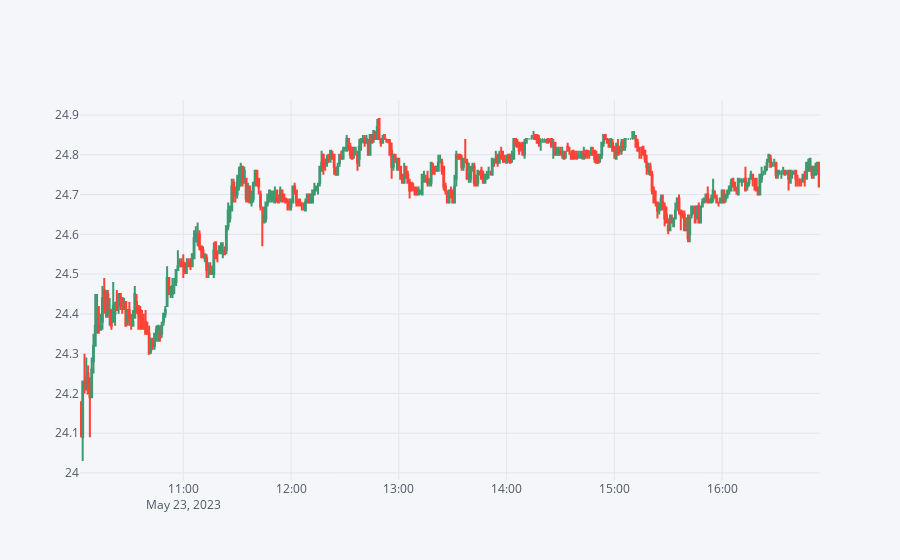

Write notebook code for a chart like this one.
### Code cell
df.iplot(kind='candle')

### Figure 1 — Plotly figure (JSON) as saved in the notebook; plotly's stock layout.template omitted (floating-point values rounded to 4 significant figures; data arrays with more than 128 entries replaced by an {"elided": "..."} marker saying what was removed)
{"data": [{"close": {"elided": "412 float values"}, "high": {"elided": "412 float values"}, "low": {"elided": "412 float values"}, "open": {"elided": "412 float values"}, "showlegend": false, "x": {"elided": "412 str values"}, "yaxis": "y2", "type": "candlestick"}], "layout": {"legend": {"bgcolor": "#F5F6F9", "font": {"color": "#4D5663"}}, "paper_bgcolor": "#F5F6F9", "plot_bgcolor": "#F5F6F9", "title": {"font": {"color": "#4D5663"}}, "xaxis": {"gridcolor": "#E1E5ED", "rangeslider": {"visible": false}, "showgrid": true, "tickfont": {"color": "#4D5663"}, "title": {"font": {"color": "#4D5663"}, "text": ""}, "zerolinecolor": "#E1E5ED"}, "yaxis": {"gridcolor": "#E1E5ED", "showgrid": true, "showticklabels": false, "tickfont": {"color": "#4D5663"}, "title": {"font": {"color": "#4D5663"}, "text": ""}, "zerolinecolor": "#E1E5ED"}, "yaxis2": {"gridcolor": "#E1E5ED", "showgrid": true, "tickfont": {"color": "#4D5663"}, "title": {"font": {"color": "#4D5663"}, "text": ""}, "zerolinecolor": "#E1E5ED"}}}
